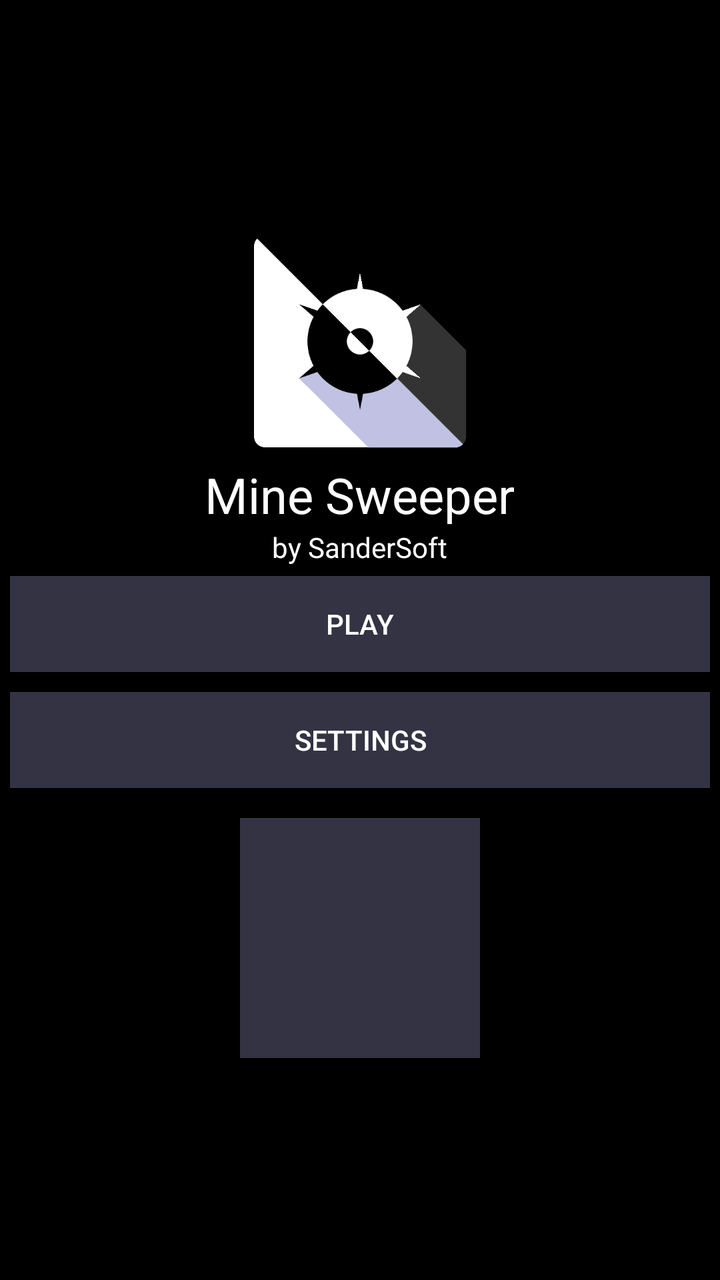
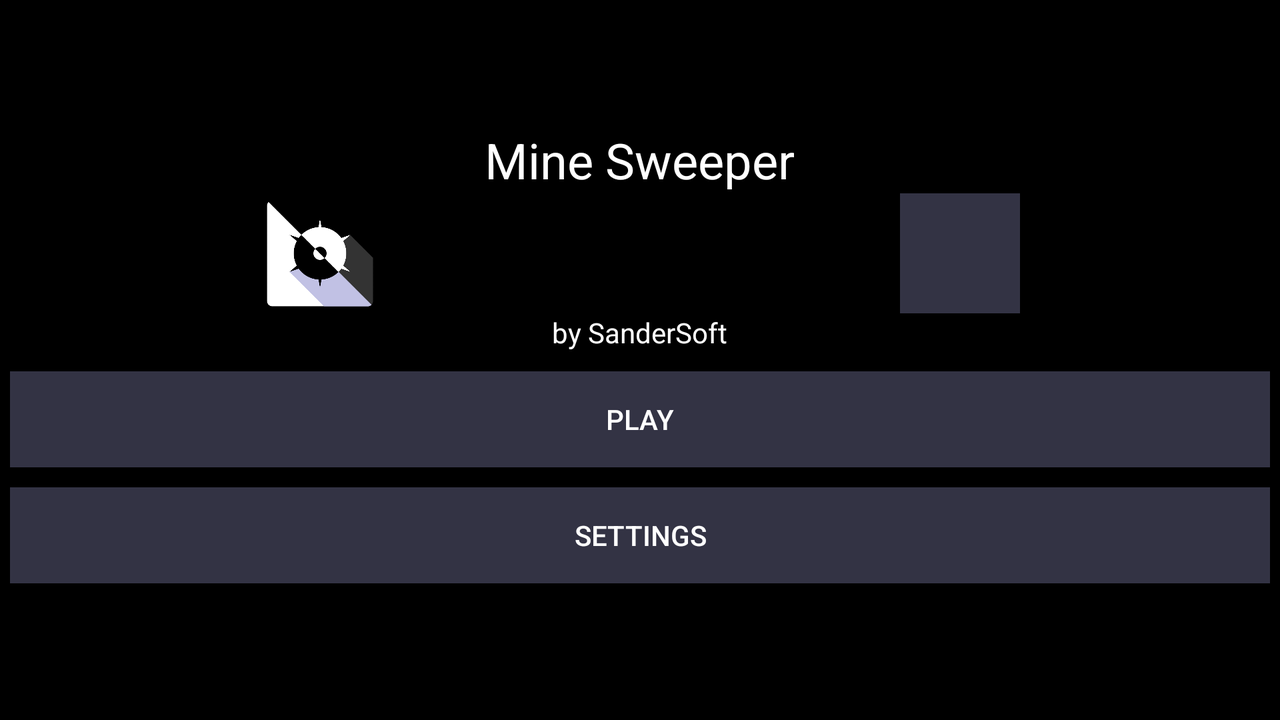

Two renders of one Android screen. The first uses the default layout on a phone; the second uses the alternative layout the repository ships for a different screen configuration, on a matching device. The two XML files are below.
<!-- AndroidManifest.xml: application theme AppTheme -->
<!-- res/layout/layout_main_menu.xml -->
<?xml version="1.0" encoding="utf-8"?>

<LinearLayout xmlns:android="http://schemas.android.com/apk/res/android"
    android:orientation="vertical" android:layout_width="match_parent"
    android:layout_height="match_parent"
    android:gravity="center"
    android:animateLayoutChanges="true">

    <ImageView
        android:layout_width="120dp"
        android:layout_height="120dp"
        android:src="@mipmap/logo"/>

    <TextView
        android:id="@+id/lbl_title"
        android:layout_width="wrap_content"
        android:layout_height="wrap_content"
        android:text="@string/app_name"
        android:textSize="12pt"
        android:textColor="@color/color_Text"
        />

    <TextView
        android:id="@+id/lbl_subtitle"
        android:layout_width="wrap_content"
        android:layout_height="wrap_content"
        android:text="@string/app_name_by"
        android:textColor="@color/color_Text"
        />

    <Button
        android:id="@+id/btn_play"
        android:layout_width="match_parent"
        android:layout_height="wrap_content"
        android:layout_margin="5dp"
        android:background="@drawable/cell"
        android:text="@string/play"
        android:textColor="@color/color_Text"
        />

    <Button
        android:id="@+id/btn_settings"
        android:layout_width="match_parent"
        android:layout_height="wrap_content"
        android:layout_margin="5dp"
        android:background="@drawable/cell"
        android:text="@string/settings"
        android:textColor="@color/color_Text"
        />

    <ImageView
        android:id="@+id/img_sandersoft"
        android:layout_width="120dp"
        android:layout_height="120dp"
        android:layout_marginTop="10dp"
        android:src="@mipmap/logo_sander_soft"
        android:background="@drawable/cell"/>

</LinearLayout>
<!-- resources referenced by this layout -->
<resources>
  <color name="color_Text">#FFFFFF</color>
  <!-- drawable cell (drawable) -->
  <?xml version="1.0" encoding="utf-8"?>
  
  <selector xmlns:android="http://schemas.android.com/apk/res/android">
      <item android:state_enabled="false">
          <shape>
              <solid android:color="#111111"/>
              <corners android:radius="5dip"/>
          </shape>
      </item>
      <item android:state_focused="true">
          <shape>
              <solid android:color="?mcolorAccent"/>
              <corners android:radius="5dip"/>
          </shape>
      </item>
      <item android:state_pressed="true">
          <shape>
              <solid android:color="?mcolorAccent"/>
              <corners android:radius="5dip"/>
          </shape>
      </item>
      <item>
          <shape>
              <solid android:color="?colorPrimary"/>
              <corners android:radius="5dip"/>
          </shape>
      </item>
  </selector>
  <!-- mipmap logo: png bitmap (mipmap-hdpi, 12838 bytes) -->
  <string name="app_name">Mine Sweeper</string>
  <string name="app_name_by">by SanderSoft</string>
  <string name="play">Play</string>
  <string name="settings">Settings</string>
  <!-- from res/values-v21/ -->
  <style name="AppTheme" parent="Theme.AppCompat.Light.DarkActionBar">
          
          <item name="colorPrimary">@color/color_Primary</item>
          <item name="colorPrimaryDark">@color/color_PrimaryDark</item>
          <item name="colorAccent">@color/color_Accent</item>
          <item name="colorControlHighlight">@color/color_Primary</item>
          <item name="android:windowBackground">@color/color_Background</item>
          <item name="android:navigationBarColor">@color/color_Background</item>
      </style>
  <color name="color_Primary">#333344</color>
  <color name="color_PrimaryDark">#000000</color>
  <color name="color_Accent">#FFEB3B</color>
  <color name="color_Background">#000000</color>
</resources>
<!-- res/layout-land/layout_main_menu.xml (the repository's variant of the layout above) -->
<!-- drawn on the phone turned sideways -->
<?xml version="1.0" encoding="utf-8"?>
<LinearLayout xmlns:android="http://schemas.android.com/apk/res/android"
    android:orientation="vertical" android:layout_width="match_parent"
    android:layout_height="match_parent"
    android:gravity="center">

    <TextView
        android:id="@+id/lbl_title"
        android:layout_width="wrap_content"
        android:layout_height="wrap_content"
        android:text="@string/app_name"
        android:textSize="12pt"
        android:textColor="@color/color_Text"
        />

    <LinearLayout
        android:layout_width="match_parent"
        android:layout_height="wrap_content"
        android:orientation="horizontal"
        android:gravity="center"
        android:weightSum="2">
        <ImageView
            android:layout_width="0dp"
            android:layout_height="60dp"
            android:layout_weight="1"
            android:src="@mipmap/logo"/>

        <LinearLayout
            android:layout_width="0dp"
            android:layout_height="60dp"
            android:layout_weight="1"
            android:gravity="center"
            android:orientation="horizontal"
            >
            <ImageView
                android:id="@+id/img_sandersoft"
                android:layout_width="60dp"
                android:layout_height="60dp"
                android:src="@mipmap/logo_sander_soft"
                android:background="@drawable/cell"/>

        </LinearLayout>

    </LinearLayout>

    <TextView
        android:id="@+id/lbl_subtitle"
        android:layout_width="wrap_content"
        android:layout_height="wrap_content"
        android:layout_marginBottom="5dp"
        android:text="@string/app_name_by"
        android:textColor="@color/color_Text"
        />

    <ScrollView
        android:layout_width="match_parent"
        android:layout_height="wrap_content">

        <LinearLayout
            android:layout_width="match_parent"
            android:layout_height="wrap_content"
            android:orientation="vertical">

            <Button
                android:id="@+id/btn_play"
                android:layout_width="match_parent"
                android:layout_height="wrap_content"
                android:layout_margin="5dp"
                android:background="@drawable/cell"
                android:text="@string/play"
                android:textColor="@color/color_Text"
                />

            <Button
                android:id="@+id/btn_settings"
                android:layout_width="match_parent"
                android:layout_height="wrap_content"
                android:layout_margin="5dp"
                android:background="@drawable/cell"
                android:text="@string/settings"
                android:textColor="@color/color_Text"
                />


        </LinearLayout>
    </ScrollView>

</LinearLayout>
